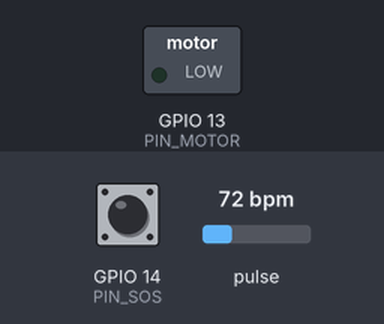
A sketch run on a simulated ESP32. Shown: switched loads named in the sketch (green lamp = pin HIGH). Dashed ring = blinking. The inputs (shaded band) are chosen by the test bench; at power-on: GPIO 14 (PIN_SOS) HIGH, pulse 72 bpm. WiFi joins after 1.5 s; servers stay silent unless stated.

Above: at 1.2 s.
1.3 s: GPIO 14 (PIN_SOS) pulled LOW for 3.2 s
At 1.7 s:
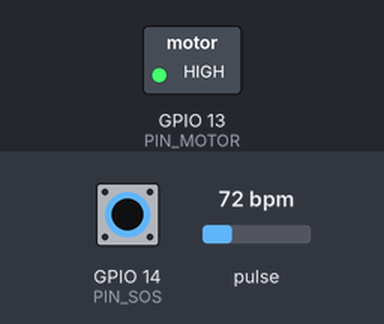
Timing chart, 0 to 6.3 s (numbered marks = the images above; inputs shaded):
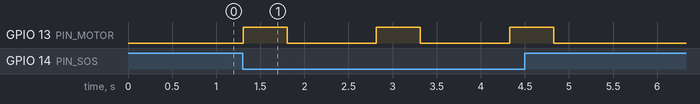

Measured:
- after the input at 1.3 s, GPIO 13 (PIN_MOTOR): alternates HIGH for 0.50 s and LOW for 1.0 s, 6 changes in all, then stays LOW, starting at once

The sketch:

smartwatch.ino
```cpp
/*
 * Smartwatch Nino — ESP32 + MAX30102 (PPG)
 * -------------------------------------------------------------
 * Mide FC y variabilidad (HRV/RMSSD) por PPG, botón SOS y recordatorio
 * háptico. Envía vitales al backend por WiFi (POST /vitals). Monitoreo
 * CARDIOVASCULAR (para hipertensos), NO evalúa deterioro cognitivo.
 *
 * Flujo:
 *   MAX30102 -> FC + RR intervals -> RMSSD (HRV)
 *   WiFi POST http://<BACKEND>/vitals  {"patient_id":1,"hr":..,"hrv_ms":..}
 *   El backend estima presión (no invasiva) y la muestra al médico/cuidador.
 *   Botón SOS + motor vibrador para recordatorios.
 *
 * Conexiones (ESP32 DevKit):
 *   MAX30102  SDA=21 SCL=22 3V3 GND
 *   Motor vib GPIO13 (via 2N2222 + R1k + diodo)
 *   Botón SOS GPIO14 -> GND (INPUT_PULLUP)
 *
 * Librerías: SparkFun MAX3010x, heartRate.h, WiFi.h, HTTPClient.h
 */
#include <Wire.h>
#include <WiFi.h>
#include <HTTPClient.h>
#include "MAX30105.h"
#include "heartRate.h"

const char* WIFI_SSID = "TU_WIFI";
const char* WIFI_PASS = "TU_PASS";
const char* BACKEND   = "http://192.168.1.100:8000";  // IP del backend
const int   PATIENT_ID = 1;

const int PIN_MOTOR = 13;
const int PIN_SOS = 14;

MAX30105 sensor;

long lastBeat = 0;
float rr[10];          // últimos intervalos RR (ms)
int rrIdx = 0, rrCount = 0;
int beatAvg = 0;
byte rates[4]; byte rateSpot = 0;
unsigned long lastSend = 0;

void buzz(int ms){ digitalWrite(PIN_MOTOR,HIGH); delay(ms); digitalWrite(PIN_MOTOR,LOW); }

float rmssd(){
  if (rrCount < 3) return 0;
  float sum = 0; int n = 0;
  for (int i=1;i<rrCount;i++){ float d=rr[i]-rr[i-1]; sum+=d*d; n++; }
  return n? sqrt(sum/n):0;
}

void setup(){
  Serial.begin(115200);
  pinMode(PIN_MOTOR,OUTPUT); digitalWrite(PIN_MOTOR,LOW);
  pinMode(PIN_SOS,INPUT_PULLUP);
  Wire.begin(21,22);
  if(sensor.begin(Wire, I2C_SPEED_FAST)){
    sensor.setup(); sensor.setPulseAmplitudeRed(0x0A); sensor.setPulseAmplitudeGreen(0);
  } else Serial.println("MAX30102 no detectado");
  WiFi.begin(WIFI_SSID, WIFI_PASS);
}

void readPPG(){
  long ir = sensor.getIR();
  if (ir < 50000) return;
  if (checkForBeat(ir)){
    long now = millis();
    float interval = now - lastBeat;   // RR en ms
    lastBeat = now;
    int bpm = 60000.0 / interval;
    if (bpm>20 && bpm<255){
      rates[rateSpot++%4]=(byte)bpm;
      int s=0; for(byte i=0;i<4;i++) s+=rates[i]; beatAvg=s/4;
      rr[rrIdx++%10]=interval; if(rrCount<10) rrCount++;
    }
  }
}

void enviarVital(){
  if (WiFi.status()!=WL_CONNECTED) return;
  HTTPClient http;
  http.begin(String(BACKEND)+"/vitals");
  http.addHeader("Content-Type","application/json");
  String body = "{\"patient_id\":"+String(PATIENT_ID)+",\"hr\":"+String(beatAvg)+
                ",\"hrv_ms\":"+String(rmssd(),1)+"}";
  http.POST(body);
  http.end();
}

void loop(){
  readPPG();
  if (digitalRead(PIN_SOS)==LOW){ buzz(500); /* TODO: POST /alertas SOS */ delay(1000); }
  if (millis()-lastSend > 15000){   // cada 15s
    lastSend = millis();
    Serial.printf("HR=%d HRV=%.1f\n", beatAvg, rmssd());
    enviarVital();
  }
}
```
